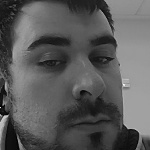
#> input picture PRACTICA5/Rostros_alex/rostro_11.jpg, 150 x 150 px, given in place of the camera
$ python Final.py
#> lines starting #> are read from the running program, lines starting #| are printed output that depends on the picture
import cv2
import os
#Creamos una carpeta para almacenar los rostros si esta no existe
imagenes = input("Con cuantas imagenes quieres entrenar: ")
#> the answer given: Rostros_alex/rostro_11.jpg
print("Se haran "+imagenes+" imagenes")
nombre = input("Quién vas a guardar: ")
#> the answer given: out.png
if not os.path.exists('Rostros_'+nombre):
     print('Carpeta creada: Rostros encontrados')
     os.makedirs('Rostros_'+nombre)
cap = cv2.VideoCapture(1)
faceClassif = cv2.CascadeClassifier('haarcascade_frontalface_default.xml')
count = 0
flag = False
archivo = open('nombres.txt', 'a')
archivo.write(nombre)
archivo.close()
while True:
     ret,frame = cap.read()
#> frame is the input picture: shape (150, 150, 3); min 0, max 255, mean 90.8
     frame = cv2.flip(frame,1)
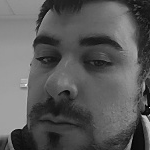
#> frame: shape (150, 150, 3); min 0, max 255, mean 90.8

     gray = cv2.cvtColor(frame, cv2.COLOR_BGR2GRAY)
     auxFrame = frame.copy()
     faces = faceClassif.detectMultiScale(gray, 1.3, 5)
#> faces = ()
     k = cv2.waitKey(1)
#> (key q is pressed here)
     if k == ord('p'):
         break
     for (x,y,w,h) in faces:
         cv2.rectangle(frame, (x,y),(x+w,y+h),(128,0,255),2)
         rostro = auxFrame[y:y+h,x:x+w]
         rostro = cv2.resize(rostro,(150,150), interpolation=cv2.INTER_CUBIC)
         if flag==True:
             cv2.imwrite('Rostros_'+nombre+'/rostro_{}.jpg'.format(count),cv2.cvtColor(rostro, cv2.COLOR_BGR2GRAY))
             cv2.imshow('rostro',rostro)
             count = count +1
         if k == ord('q'):
             flag = False
         if k == ord('s'):
             flag = True
         if count ==  int(imagenes):
             flag = False
         cv2.rectangle(frame,(10,5),(450,25),(255,255,255),-1)
         cv2.putText(frame,'Presione s, para almacenar los rostros encontrados',(10,20), 2, 0.5,(128,0,255),1,cv2.LINE_AA)
         cv2.imshow('frame',frame)
#> this loop made 0 passes
#> after the loop, count = 0
cap.release()
cv2.destroyAllWindows()

$ run again, on PRACTICA5/Rostros_alex/rostro_115.jpg
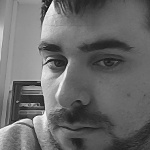
#> input picture PRACTICA5/Rostros_alex/rostro_115.jpg, 150 x 150 px, given in place of the camera
#> frame is the input picture: shape (150, 150, 3); min 16, max 255, mean 106.5
#> `frame = cv2.flip(frame,1)`:
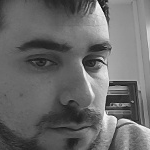
#> frame: shape (150, 150, 3); min 16, max 255, mean 106.5
#> faces = ()
#> after the loop `for (x,y,w,h) in faces:`: count = 0

$ run again, on PRACTICA5/Rostros_alex/rostro_116.jpg
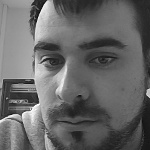
#> input picture PRACTICA5/Rostros_alex/rostro_116.jpg, 150 x 150 px, given in place of the camera
#> frame is the input picture: shape (150, 150, 3); min 8, max 255, mean 102.8
#> `frame = cv2.flip(frame,1)`:
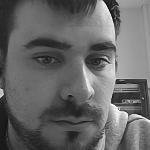
#> frame: shape (150, 150, 3); min 8, max 255, mean 102.8
#> faces = ()
#> after the loop `for (x,y,w,h) in faces:`: count = 0
